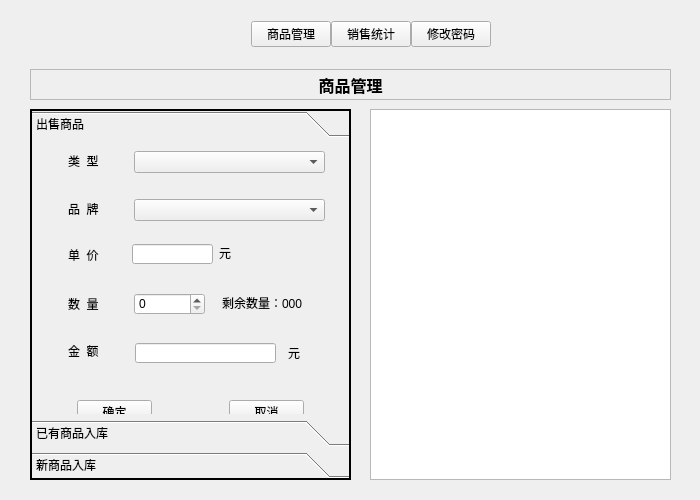
<?xml version="1.0" encoding="UTF-8"?>
<ui version="4.0">
 <class>Widget</class>
 <widget class="QWidget" name="Widget">
  <property name="geometry">
   <rect>
    <x>0</x>
    <y>0</y>
    <width>700</width>
    <height>500</height>
   </rect>
  </property>
  <property name="windowTitle">
   <string>数据管理</string>
  </property>
  <widget class="QWidget" name="horizontalLayoutWidget">
   <property name="geometry">
    <rect>
     <x>240</x>
     <y>10</y>
     <width>381</width>
     <height>31</height>
    </rect>
   </property>
   <layout class="QHBoxLayout" name="horizontalLayout_4">
    <property name="spacing">
     <number>0</number>
    </property>
    <property name="sizeConstraint">
     <enum>QLayout::SetFixedSize</enum>
    </property>
    <item>
     <widget class="QPushButton" name="manageBtn">
      <property name="enabled">
       <bool>true</bool>
      </property>
      <property name="text">
       <string>商品管理</string>
      </property>
      <property name="iconSize">
       <size>
        <width>16</width>
        <height>16</height>
       </size>
      </property>
     </widget>
    </item>
    <item>
     <widget class="QPushButton" name="chartBtn">
      <property name="text">
       <string>销售统计</string>
      </property>
     </widget>
    </item>
    <item>
     <widget class="QPushButton" name="passwordBtn">
      <property name="text">
       <string>修改密码</string>
      </property>
     </widget>
    </item>
   </layout>
  </widget>
  <widget class="QStackedWidget" name="stackedWidget">
   <property name="geometry">
    <rect>
     <x>-10</x>
     <y>59</y>
     <width>700</width>
     <height>441</height>
    </rect>
   </property>
   <property name="currentIndex">
    <number>0</number>
   </property>
   <widget class="QWidget" name="managePage">
    <widget class="QListWidget" name="dailyList">
     <property name="geometry">
      <rect>
       <x>380</x>
       <y>50</y>
       <width>301</width>
       <height>371</height>
      </rect>
     </property>
    </widget>
    <widget class="QLabel" name="label">
     <property name="geometry">
      <rect>
       <x>40</x>
       <y>10</y>
       <width>641</width>
       <height>31</height>
      </rect>
     </property>
     <property name="font">
      <font>
       <family>Adobe Arabic</family>
       <pointsize>12</pointsize>
       <weight>75</weight>
       <bold>true</bold>
      </font>
     </property>
     <property name="frameShape">
      <enum>QFrame::StyledPanel</enum>
     </property>
     <property name="text">
      <string>商品管理</string>
     </property>
     <property name="alignment">
      <set>Qt::AlignCenter</set>
     </property>
    </widget>
    <widget class="QToolBox" name="toolBox">
     <property name="geometry">
      <rect>
       <x>40</x>
       <y>50</y>
       <width>321</width>
       <height>371</height>
      </rect>
     </property>
     <property name="frameShape">
      <enum>QFrame::WinPanel</enum>
     </property>
     <property name="currentIndex">
      <number>0</number>
     </property>
     <widget class="QWidget" name="page">
      <property name="geometry">
       <rect>
        <x>0</x>
        <y>0</y>
        <width>317</width>
        <height>289</height>
       </rect>
      </property>
      <attribute name="label">
       <string>出售商品</string>
      </attribute>
      <widget class="QLabel" name="label_2">
       <property name="geometry">
        <rect>
         <x>36</x>
         <y>10</y>
         <width>41</width>
         <height>16</height>
        </rect>
       </property>
       <property name="text">
        <string>类  型</string>
       </property>
      </widget>
      <widget class="QPushButton" name="sellOkBtn">
       <property name="geometry">
        <rect>
         <x>45</x>
         <y>257</y>
         <width>75</width>
         <height>23</height>
        </rect>
       </property>
       <property name="text">
        <string>确定</string>
       </property>
      </widget>
      <widget class="QPushButton" name="sellCancelBtn">
       <property name="geometry">
        <rect>
         <x>197</x>
         <y>257</y>
         <width>75</width>
         <height>23</height>
        </rect>
       </property>
       <property name="text">
        <string>取消</string>
       </property>
      </widget>
      <widget class="QLabel" name="label_3">
       <property name="geometry">
        <rect>
         <x>36</x>
         <y>58</y>
         <width>41</width>
         <height>16</height>
        </rect>
       </property>
       <property name="text">
        <string>品  牌</string>
       </property>
      </widget>
      <widget class="QLabel" name="label_4">
       <property name="geometry">
        <rect>
         <x>36</x>
         <y>104</y>
         <width>41</width>
         <height>16</height>
        </rect>
       </property>
       <property name="text">
        <string>单  价</string>
       </property>
      </widget>
      <widget class="QLabel" name="label_5">
       <property name="geometry">
        <rect>
         <x>36</x>
         <y>153</y>
         <width>41</width>
         <height>16</height>
        </rect>
       </property>
       <property name="text">
        <string>数  量</string>
       </property>
      </widget>
      <widget class="QLabel" name="label_6">
       <property name="geometry">
        <rect>
         <x>36</x>
         <y>200</y>
         <width>41</width>
         <height>16</height>
        </rect>
       </property>
       <property name="text">
        <string>金  额</string>
       </property>
      </widget>
      <widget class="QLineEdit" name="sellSumLineEdit">
       <property name="geometry">
        <rect>
         <x>103</x>
         <y>200</y>
         <width>141</width>
         <height>20</height>
        </rect>
       </property>
      </widget>
      <widget class="QSpinBox" name="sellNumSpinBox">
       <property name="geometry">
        <rect>
         <x>102</x>
         <y>150</y>
         <width>71</width>
         <height>22</height>
        </rect>
       </property>
      </widget>
      <widget class="QComboBox" name="sellTypeComboBox">
       <property name="geometry">
        <rect>
         <x>102</x>
         <y>8</y>
         <width>191</width>
         <height>22</height>
        </rect>
       </property>
      </widget>
      <widget class="QComboBox" name="sellBrandComboBox">
       <property name="geometry">
        <rect>
         <x>102</x>
         <y>56</y>
         <width>191</width>
         <height>22</height>
        </rect>
       </property>
      </widget>
      <widget class="QLabel" name="label_7">
       <property name="geometry">
        <rect>
         <x>187</x>
         <y>102</y>
         <width>21</width>
         <height>16</height>
        </rect>
       </property>
       <property name="text">
        <string>元</string>
       </property>
      </widget>
      <widget class="QLabel" name="sellLastNumLabel">
       <property name="geometry">
        <rect>
         <x>190</x>
         <y>152</y>
         <width>101</width>
         <height>16</height>
        </rect>
       </property>
       <property name="text">
        <string>剩余数量：000</string>
       </property>
      </widget>
      <widget class="QLabel" name="label_15">
       <property name="geometry">
        <rect>
         <x>256</x>
         <y>202</y>
         <width>21</width>
         <height>16</height>
        </rect>
       </property>
       <property name="text">
        <string>元</string>
       </property>
      </widget>
      <widget class="QLineEdit" name="sellPriceLineEdit">
       <property name="geometry">
        <rect>
         <x>100</x>
         <y>101</y>
         <width>81</width>
         <height>20</height>
        </rect>
       </property>
      </widget>
     </widget>
     <widget class="QWidget" name="page_3">
      <property name="geometry">
       <rect>
        <x>0</x>
        <y>0</y>
        <width>317</width>
        <height>289</height>
       </rect>
      </property>
      <attribute name="label">
       <string>已有商品入库</string>
      </attribute>
     </widget>
     <widget class="QWidget" name="page_4">
      <property name="geometry">
       <rect>
        <x>0</x>
        <y>0</y>
        <width>317</width>
        <height>289</height>
       </rect>
      </property>
      <attribute name="label">
       <string>新商品入库</string>
      </attribute>
     </widget>
    </widget>
   </widget>
   <widget class="QWidget" name="chartPage">
    <widget class="QLabel" name="label_8">
     <property name="geometry">
      <rect>
       <x>40</x>
       <y>10</y>
       <width>641</width>
       <height>31</height>
      </rect>
     </property>
     <property name="font">
      <font>
       <family>Adobe Arabic</family>
       <pointsize>12</pointsize>
       <weight>75</weight>
       <bold>true</bold>
      </font>
     </property>
     <property name="frameShape">
      <enum>QFrame::StyledPanel</enum>
     </property>
     <property name="text">
      <string>销售统计</string>
     </property>
     <property name="alignment">
      <set>Qt::AlignCenter</set>
     </property>
    </widget>
    <widget class="QComboBox" name="typeComboBox">
     <property name="geometry">
      <rect>
       <x>40</x>
       <y>50</y>
       <width>141</width>
       <height>22</height>
      </rect>
     </property>
    </widget>
    <widget class="QPushButton" name="uptBtn">
     <property name="geometry">
      <rect>
       <x>190</x>
       <y>50</y>
       <width>75</width>
       <height>23</height>
      </rect>
     </property>
     <property name="text">
      <string>更新显示</string>
     </property>
    </widget>
   </widget>
  </widget>
 </widget>
 <layoutdefault spacing="6" margin="11"/>
 <tabstops>
  <tabstop>manageBtn</tabstop>
  <tabstop>chartBtn</tabstop>
  <tabstop>passwordBtn</tabstop>
 </tabstops>
 <resources/>
 <connections/>
</ui>
